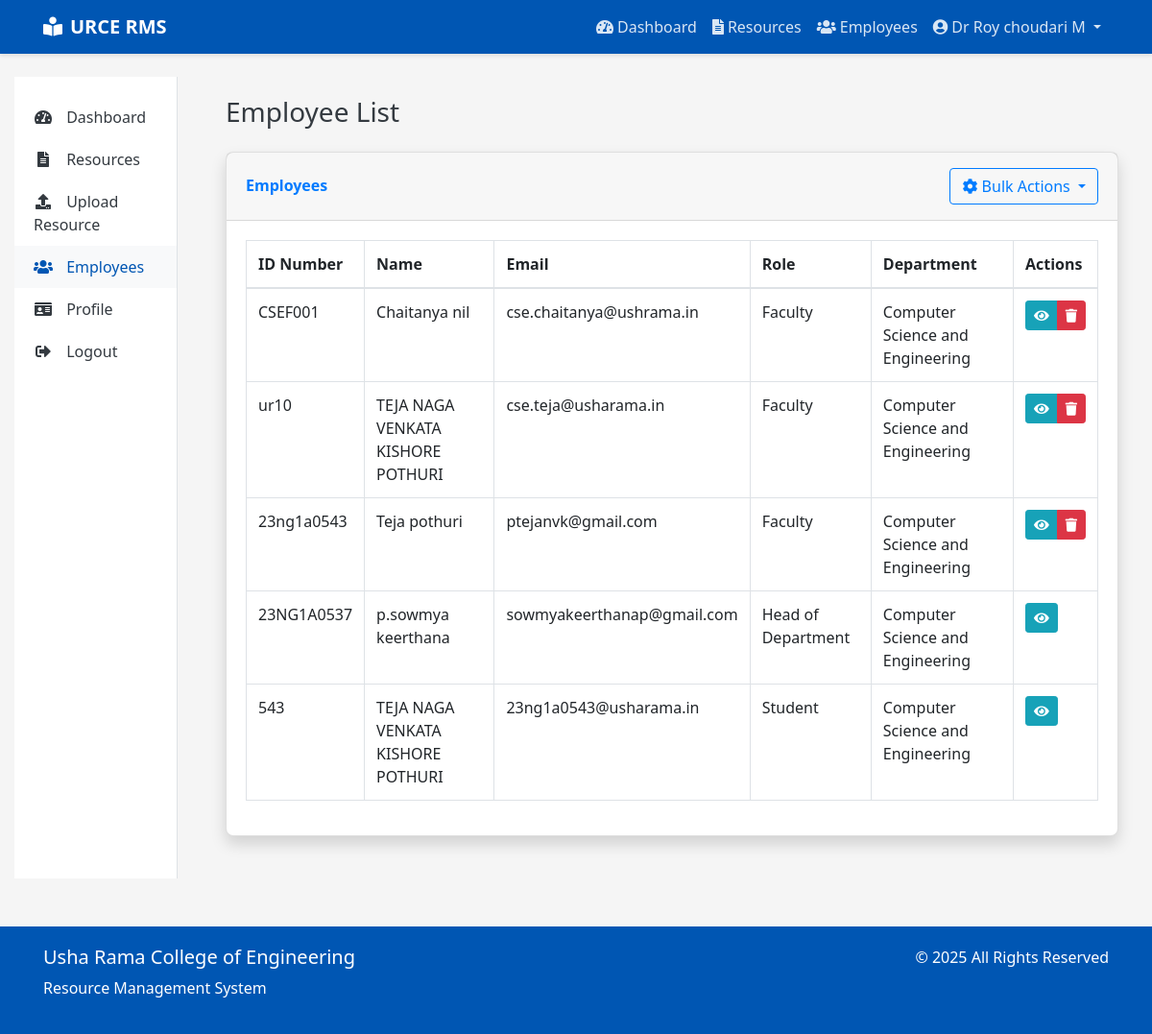
/accounts/employees/ (signed in), run on the app's committed database.
### accounts/models.py (models this page shows, shortened)
class User(AbstractUser):
    ROLE_CHOICES = (
        ('STUDENT', 'Student'),
        ('FACULTY', 'Faculty'),
        ('HOD', 'Head of Department'),
        ('PRINCIPAL', 'Principal'),
        ('NON_TEACHING', 'Non-Teaching Staff'),
    )
    username = None
    email = models.EmailField(_('email address'), unique=True)
    id_number = models.CharField(max_length=20, unique=True)
    phone_number = models.CharField(max_length=15, blank=True, null=True)
    department = models.ForeignKey(Department, on_delete=models.SET_NULL, null=True, blank=True)
    role = models.CharField(max_length=20, choices=ROLE_CHOICES, default='STUDENT')
    profile_picture = models.ImageField(upload_to='profile_pics/', blank=True, null=True)
    USERNAME_FIELD = 'email'
    REQUIRED_FIELDS = []
    objects = UserManager()
    @property
    def is_faculty(self):
        return self.role == 'FACULTY'
    @property
    def is_hod(self):
        return self.role == 'HOD'
    @property
    def is_principal(self):
        return self.role == 'PRINCIPAL'

class Department(models.Model):
    name = models.CharField(max_length=100)
    code = models.CharField(max_length=10, unique=True)
    created_at = models.DateTimeField(auto_now_add=True)
    updated_at = models.DateTimeField(auto_now=True)

### accounts/views.py (the view)
# urls.py: path('employees/', views.employee_list, name='employee_list'),
@login_required
def employee_list(request):
    user = request.user
    if not (user.is_principal or user.is_hod):
        messages.error(request, "You don't have permission to access this page.")
        return redirect('dashboard')
    if user.is_principal:
        employees = User.objects.exclude(role='STUDENT').order_by('role', 'department__name', 'first_name')
    elif user.is_hod and user.department:
        employees = User.objects.filter(department=user.department).exclude(id=user.id).order_by('role', 'first_name')
    else:
        employees = User.objects.none()
    paginator = Paginator(employees, 20)  # Show 20 employees per page
    page_number = request.GET.get('page')
    page_obj = paginator.get_page(page_number)
    context = {
        'title': 'Employee List - Usha Rama College of Engineering Resource Management System',
        'employees': page_obj,
    }
    return render(request, 'accounts/employee_list.html', context)

### templates/accounts/employee_list.html (shortened to what this page needs)
{% extends 'base.html' %}
{% load static %}
{% block content %}
<div class="d-sm-flex align-items-center justify-content-between mb-4">
    <h1 class="h3 mb-0 text-gray-800">Employee List</h1>
</div>
<div class="card shadow mb-4">
    <div class="card-header py-3">
        <div class="row align-items-center">
            <div class="col">
                <h6 class="m-0 font-weight-bold text-primary">Employees</h6>
            </div>
            <div class="col-auto">
                <div class="btn-group">
                    <button type="button" class="btn btn-outline-primary dropdown-toggle" data-toggle="dropdown" aria-haspopup="true" aria-expanded="false">
                        <i class="fas fa-cog"></i> Bulk Actions
                    </button>
                </div>
            </div>
        </div>
    </div>
    <div class="card-body">
        <div class="table-responsive">
            <table class="table table-bordered table-hover" id="employeeTable" width="100%" cellspacing="0">
                <thead>
                    <tr>
                        <th>ID Number</th>
                        <th>Name</th>
                        <th>Email</th>
                        <th>Role</th>
                        <th>Department</th>
                        <th>Actions</th>
                    </tr>
                </thead>
                <tbody>
                    {% for employee in employees %}
                    <tr>
                        <td>{{ employee.id_number }}</td>
                        <td>{{ employee.get_full_name }}</td>
                        <td>{{ employee.email }}</td>
                        <td>{{ employee.get_role_display }}</td>
                        <td>{{ employee.department.name|default:"N/A" }}</td>
                        <td>
                            <div class="btn-group">
                                <a href="{% url 'employee_history' employee.id %}" class="btn btn-sm btn-info" data-toggle="tooltip" title="View History">
                                    <i class="fas fa-eye"></i>
                                </a>
                                {% if user.is_principal or user.is_hod and employee.role == 'FACULTY' and employee.department == user.department %}
                                <button type="button" class="btn btn-sm btn-danger delete-employee" data-id="{{ employee.id }}" data-name="{{ employee.get_full_name }}" data-toggle="tooltip" title="Delete">
                                    <i class="fas fa-trash"></i>
                                </button>
                                {% endif %}
                            </div>
                        </td>
                    </tr>
                    {% empty %}
                    <tr>
                        <td colspan="6" class="text-center">No employees found.</td>
                    </tr>
                    {% endfor %}
                </tbody>
            </table>
        </div>
    </div>
</div>
{% endblock %}

### templates/base.html (shortened to what this page needs)
<!DOCTYPE html>
<html lang="en">
<head>
    <link rel="stylesheet" href="https://cdn.jsdelivr.net/npm/bootstrap@4.6.0/dist/css/bootstrap.min.css">
    <link rel="stylesheet" href="https://cdnjs.cloudflare.com/ajax/libs/font-awesome/5.15.3/css/all.min.css">
</head>
<body>
    <nav class="navbar navbar-expand-lg navbar-dark">
        <div class="container">
            <a class="navbar-brand" href="{% url 'home' %}">
                <i class="fas fa-book-reader mr-2"></i>URCE RMS
            </a>
            <div class="collapse navbar-collapse" id="navbarNav">
                <ul class="navbar-nav ml-auto">
                    {% if user.is_authenticated %}
                        <li class="nav-item">
                            <a class="nav-link" href="{% url 'dashboard' %}">
                                <i class="fas fa-tachometer-alt mr-1"></i>Dashboard
                            </a>
                        </li>
                        <li class="nav-item">
                            <a class="nav-link" href="{% url 'resource_list' %}">
                                <i class="fas fa-file-alt mr-1"></i>Resources
                            </a>
                        </li>
                        {% if user.is_principal or user.is_hod %}
                        <li class="nav-item">
                            <a class="nav-link" href="{% url 'employee_list' %}">
                                <i class="fas fa-users mr-1"></i>Employees
                            </a>
                        </li>
                        {% endif %}
                        <li class="nav-item dropdown">
                            <a class="nav-link dropdown-toggle" href="#" id="userDropdown" role="button" data-toggle="dropdown" aria-haspopup="true" aria-expanded="false">
                                <i class="fas fa-user-circle mr-1"></i>{{ user.get_full_name|default:user.email }}
                            </a>
                        </li>
                    {% endif %}
                </ul>
            </div>
        </div>
    </nav>
    <div class="container-fluid mt-4">
        <div class="row">
            {% if user.is_authenticated and not hide_sidebar %}
                <div class="col-md-3 col-lg-2 d-none d-md-block">
                    <div class="sidebar">
                        <a href="{% url 'dashboard' %}" class="sidebar-link {% if request.path == '/dashboard/' %}active{% endif %}">
                            <i class="fas fa-tachometer-alt"></i> Dashboard
                        </a>
                        <a href="{% url 'resource_list' %}" class="sidebar-link {% if '/resources/' in request.path %}active{% endif %}">
                            <i class="fas fa-file-alt"></i> Resources
                        </a>
                        {% if user.is_faculty or user.is_hod or user.is_principal %}
                        <a href="{% url 'upload_resource' %}" class="sidebar-link {% if request.path == '/resources/upload/' %}active{% endif %}">
                            <i class="fas fa-upload"></i> Upload Resource
                        </a>
                        {% endif %}
                        {% if user.is_principal or user.is_hod %}
                        <a href="{% url 'employee_list' %}" class="sidebar-link {% if '/accounts/employees/' in request.path %}active{% endif %}">
                            <i class="fas fa-users"></i> Employees
                        </a>
                        {% endif %}
                        <a href="{% url 'profile' %}" class="sidebar-link {% if request.path == '/accounts/profile/' %}active{% endif %}">
                            <i class="fas fa-id-card"></i> Profile
                        </a>
                        <a href="{% url 'logout' %}" class="sidebar-link">
                            <i class="fas fa-sign-out-alt"></i> Logout
                        </a>
                    </div>
                </div>
                <div class="col-md-9 col-lg-10">
            {% else %}
                <div class="col-12">
            {% endif %}
                <div class="content">
                    {% block content %}{% endblock %}
                </div>
            </div>
        </div>
    </div>
    <footer class="footer">
        <div class="container">
            <div class="row">
                <div class="col-md-6">
                    <h5>Usha Rama College of Engineering</h5>
                    <p>Resource Management System</p>
                </div>
                <div class="col-md-6 text-md-right">
                    <p>&copy; {% now "Y" %} All Rights Reserved</p>
                </div>
            </div>
        </div>
    </footer>
</body>
</html>

### templates/base.html (style rules this page uses)
:root { --primary-color: #0056b3; --secondary-color: #28a745; --accent-color: #ffc107; --text-color: #343a40; --light-bg: #f8f9fa; }
body { font-family: 'Segoe UI', Tahoma, Geneva, Verdana, sans-serif; color: var(--text-color); background-color: #f5f5f5; }
.navbar { background-color: var(--primary-color); box-shadow: 0 2px 4px rgba(0, 0, 0, 0.1); }
.navbar-brand { font-weight: bold; color: white !important; }
.nav-link { color: rgba(255, 255, 255, 0.85) !important; transition: color 0.3s; }
.card { border-radius: 8px; box-shadow: 0 4px 6px rgba(0, 0, 0, 0.1); transition: transform 0.3s, box-shadow 0.3s; }
.footer { background-color: var(--primary-color); color: white; padding: 20px 0; margin-top: 50px; }
.sidebar { background-color: white; border-right: 1px solid #dee2e6; height: 100%; min-height: calc(100vh - 56px); padding: 20px 0; }
.sidebar-link { display: block; padding: 10px 20px; color: var(--text-color); transition: background-color 0.3s, color 0.3s; text-decoration: none; }
.sidebar-link:hover, .sidebar-link.active { background-color: var(--light-bg); color: var(--primary-color); text-decoration: none; }
.sidebar-link i { margin-right: 10px; width: 20px; text-align: center; }
.content { padding: 20px; }
.fade-in { animation: fadeIn 0.5s ease-in; }

### data on the page
User: get_full_name "Dr Roy choudari M"
User: id_number "CSEF001", get_full_name "Chaitanya nil", email "cse.chaitanya@ushrama.in", role "Faculty", department.name "Computer Science and Engineering"
User: id_number "ur10", get_full_name "TEJA NAGA VENKATA KISHORE POTHURI", email "cse.teja@usharama.in", role "Faculty", department.name "Computer Science and Engineering"
User: id_number "23ng1a0543", get_full_name "Teja pothuri", email "ptejanvk@gmail.com", role "Faculty", department.name "Computer Science and Engineering"
User: id_number "23NG1A0537", get_full_name "p.sowmya keerthana", email "sowmyakeerthanap@gmail.com", role "Head of Department", department.name "Computer Science and Engineering"
User: id_number "543", get_full_name "TEJA NAGA VENKATA KISHORE POTHURI", email "23ng1a0543@usharama.in", role "Student", department.name "Computer Science and Engineering"
